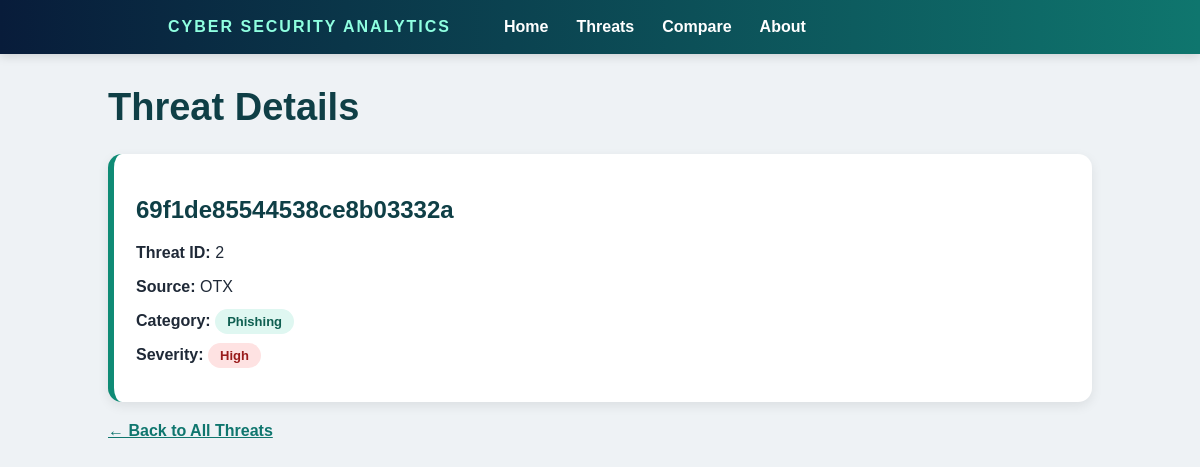
The page /threat/2 on the database its author committed.
### models.py (models this page shows)
class ThreatIntel(db.Model):
    id = db.Column(db.Integer, primary_key=True)
    threat_name = db.Column(db.String(200), nullable=False)
    source = db.Column(db.String(100))
    severity = db.Column(db.String(50))
    category_id = db.Column(db.Integer, db.ForeignKey("threat_category.id"))

class ThreatCategory(db.Model):
    id = db.Column(db.Integer, primary_key=True)
    category_name = db.Column(db.String(100), nullable=False, unique=True)
    threats = db.relationship("ThreatIntel", backref="category", lazy=True)

### app.py (the view)
@app.route("/threat/<int:id>")
def threat_detail(id):
    selected_threat = ThreatIntel.query.get_or_404(id)
    return render_template(
        "threat_detail.html",
        threat=selected_threat
    )

### templates/threat_detail.html
{% extends "base.html" %}
{% block content %}
<h1>Threat Details</h1>
<div class="threat-box">
    <h2>{{ threat.threat_name }}</h2>
    <p><strong>Threat ID:</strong> {{ threat.id }}</p>
    <p><strong>Source:</strong> {{ threat.source }}</p>
    <p>
        <strong>Category:</strong>
        <span class="category-badge">
            {{ threat.category.category_name }}
        </span>
    </p>
    <p>
        <strong>Severity:</strong>
        <span class="severity-badge">
            {{ threat.severity }}
        </span>
    </p>
</div>
<a href="/threats" class="back-link">← Back to All Threats</a>
{% endblock %}

### static/style.css (style rules this page uses)
body { margin: 0; font-family: Arial, Helvetica, sans-serif; background: #eef2f5; color: #1f2937; }
h1, h2 { color: #0f3f46; }
h1 { font-size: 38px; }
.summary-card, .threat-box, .summary-box { background: white; border-left: 6px solid #0f8b75; border-radius: 14px; padding: 22px; margin-bottom: 20px; box-shadow: 0 4px 12px rgba(0,0,0,0.08); }
.category-badge, .severity-badge { padding: 5px 12px; border-radius: 18px; font-size: 13px; font-weight: bold; }
.category-badge { background: #dff7f1; color: #0f5f51; }
.severity-badge { background: #fee2e2; color: #991b1b; }
.back-link { color: #0f766e; font-weight: bold; }

### rows shown on the page
ThreatIntel: threat_name "69f1de85544538ce8b03332a", id "2", source "OTX", severity "High"
ThreatCategory: category.category_name "Phishing"
